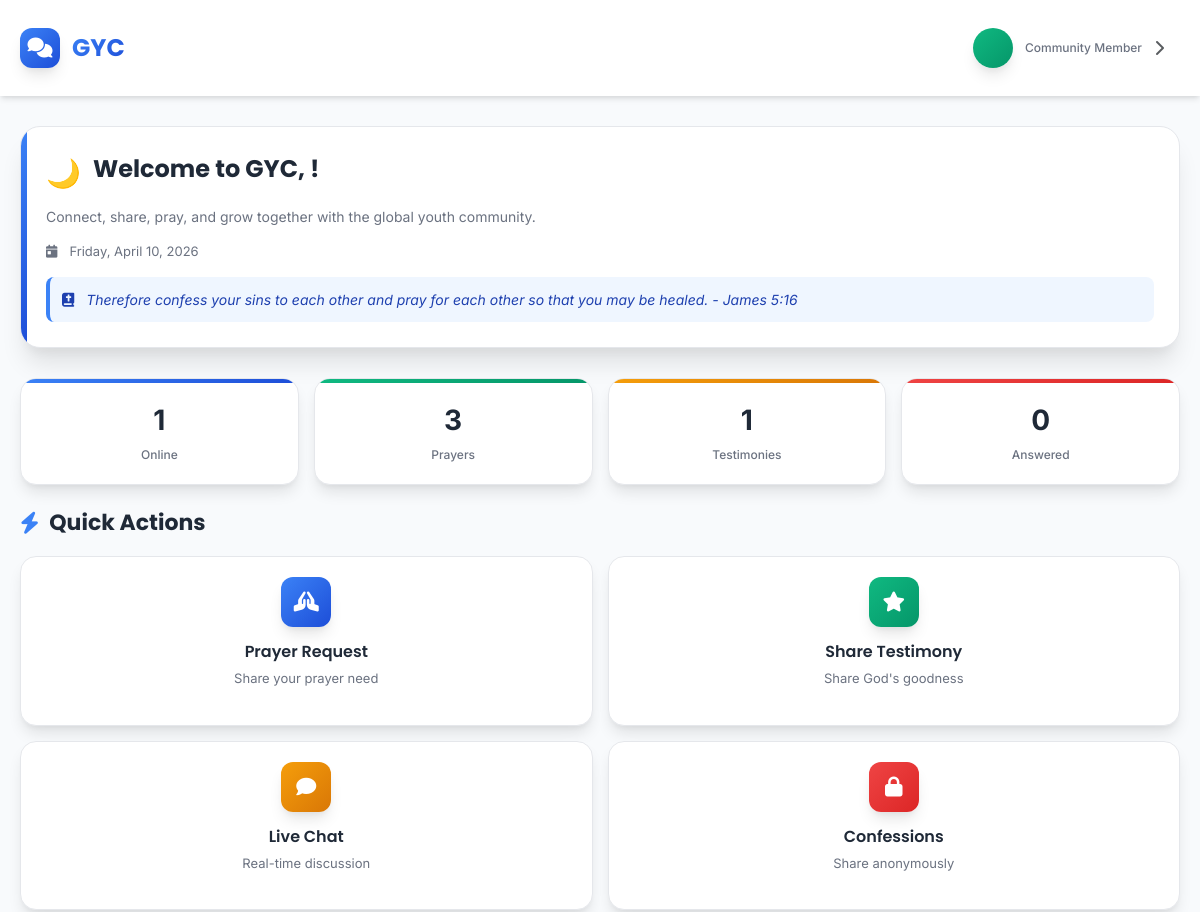
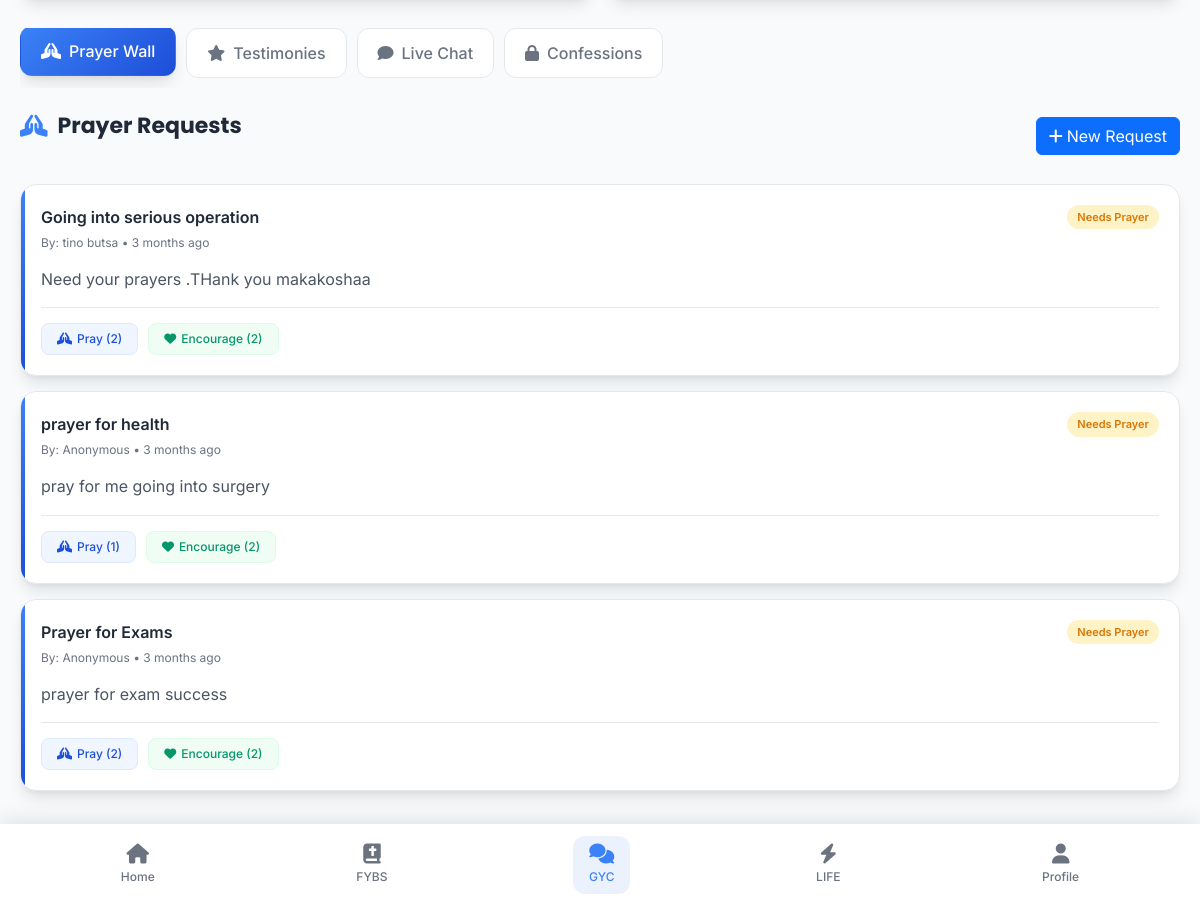
The app's page /gyc.php (signed in) with its own data (2 pictures, top to bottom).
### tables this page shows
CREATE TABLE `prayer_requests` (
  `id` int(11) NOT NULL,
  `user_id` int(11) DEFAULT NULL,
  `title` varchar(200) NOT NULL,
  `content` text NOT NULL,
  `is_anonymous` tinyint(1) DEFAULT 0,
  `status` enum('pending','answered') DEFAULT 'pending',
  `praise_report` text DEFAULT NULL,
  `prayer_count` int(11) DEFAULT 0,
  `encourage_count` int(11) DEFAULT 0,
  `comment_count` int(11) DEFAULT 0,
  `created_at` timestamp NOT NULL DEFAULT current_timestamp(),
  `updated_at` timestamp NOT NULL DEFAULT current_timestamp() ON UPDATE current_timestamp()
);

CREATE TABLE `users` (
  `id` int(11) NOT NULL,
  `full_name` varchar(100) NOT NULL,
  `email` varchar(100) NOT NULL,
  `password` varchar(255) NOT NULL,
  `created_at` timestamp NOT NULL DEFAULT current_timestamp(),
  `role` enum('admin','editor','user') DEFAULT 'user'
);

### gyc.php (the view, shortened to what this page needs)
<?php
include "config.php";
if (isset($_SESSION['full_name']) && !empty($_SESSION['full_name'])) {
    $user_name = $_SESSION['full_name'];
} elseif (isset($_SESSION['email'])) {
    $email = $_SESSION['email'];
    $name_part = explode('@', $email)[0];
    $user_name = ucwords(str_replace('.', ' ', $name_part));
} else {
    $user_name = "User";
}
$first_name = explode(' ', $user_name)[0];
$current_hour = date('H');
if ($current_hour < 12) {
    $greeting = "Good Morning";
    $greeting_icon = "☀️";
} elseif ($current_hour < 17) {
    $greeting = "Good Afternoon";
    $greeting_icon = "🌤️";
} else {
    $greeting_icon = "🌙";
}
$day_of_week = date('l');
$date = date('F j, Y');
$online_count = 0;
$prayer_count = 0;
$testimony_count = 0;
$answered_count = 0;
$prayer_sql = "SELECT COUNT(*) as count FROM prayer_requests";
$prayer_result = mysqli_query($conn, $prayer_sql);
if ($prayer_result) {
    $prayer_row = mysqli_fetch_assoc($prayer_result);
    $prayer_count = $prayer_row['count'];
}
$testimony_sql = "SELECT COUNT(*) as count FROM testimonies";
$testimony_result = mysqli_query($conn, $testimony_sql);
if ($testimony_result) {
    $testimony_row = mysqli_fetch_assoc($testimony_result);
    $testimony_count = $testimony_row['count'];
}
$answered_sql = "SELECT COUNT(*) as count FROM prayer_requests WHERE status = 'answered'";
$answered_result = mysqli_query($conn, $answered_sql);
if ($answered_result) {
    $answered_row = mysqli_fetch_assoc($answered_result);
    $answered_count = $answered_row['count'];
}
$online_sql = "SELECT COUNT(DISTINCT admin_id) as count FROM admin_logs
               WHERE created_at >= NOW() - INTERVAL 5 MINUTE";
$online_result = mysqli_query($conn, $online_sql);
if ($online_result) {
    $online_row = mysqli_fetch_assoc($online_result);
    $online_count = $online_row['count'] ?: 1;
}
$verses = [
    "For where two or three gather in my name, there am I with them. - Matthew 18:20",
    "Pray without ceasing. - 1 Thessalonians 5:17",
    "Rejoice always, pray continually, give thanks in all circumstances. - 1 Thessalonians 5:16-18",
    "Do not be anxious about anything, but in every situation, by prayer and petition, with thanksgiving, present your requests to God. - Philippians 4:6",
    "Therefore confess your sins to each other and pray for each other so that you may be healed. - James 5:16"
];
$daily_verse = $verses[date('z') % count($verses)];
?>
<!DOCTYPE html>
<html lang="en">
<head>
    <link href="https://cdn.jsdelivr.net/npm/bootstrap@5.3.2/dist/css/bootstrap.min.css" rel="stylesheet">
    <link rel="stylesheet" href="https://cdnjs.cloudflare.com/ajax/libs/font-awesome/6.4.0/css/all.min.css">
</head>
<body>
    <header class="main-header">
        <div class="header-content">
            <div class="app-logo">
                <div class="logo-icon">
                    <i class="fas fa-comments"></i>
                </div>
                <div class="logo-text">GYC</div>
            </div>
            <div class="user-profile" onclick="window.location.href='profile.php'">
                <div class="user-avatar">
                </div>
                <div class="user-info">
                    <div class="user-role">Community Member</div>
                </div>
                <i class="fas fa-chevron-right text-muted"></i>
            </div>
        </div>
    </header>
    <main class="main-container">
        <section class="welcome-section">
            <div class="welcome-card">
                <div class="greeting-text">
                    <span class="greeting-icon"><?php echo $greeting_icon; ?></span>
                    <h1 class="greeting-title">Welcome to GYC, <?php echo htmlspecialchars($first_name); ?>!</h1>
                </div>
                <p class="greeting-subtitle">Connect, share, pray, and grow together with the global youth community.</p>
                <div class="date-info">
                    <i class="fas fa-calendar-day"></i>
                    <span><?php echo $day_of_week; ?>, <?php echo $date; ?></span>
                </div>
                <div class="daily-verse">
                    <i class="fas fa-book-bible me-2"></i>
                    <?php echo $daily_verse; ?>
                </div>
            </div>
        </section>
        <section class="stats-section">
            <div class="stats-grid">
                <div class="stat-card">
                    <div class="stat-value" id="onlineCount"><?php echo $online_count; ?></div>
                    <div class="stat-label">Online</div>
                </div>
                <div class="stat-card">
                    <div class="stat-value" id="prayerCount"><?php echo $prayer_count; ?></div>
                    <div class="stat-label">Prayers</div>
                </div>
                <div class="stat-card">
                    <div class="stat-value" id="testimonyCount"><?php echo $testimony_count; ?></div>
                    <div class="stat-label">Testimonies</div>
                </div>
                <div class="stat-card">
                    <div class="stat-value" id="answeredCount"><?php echo $answered_count; ?></div>
                    <div class="stat-label">Answered</div>
                </div>
            </div>
        </section>
        <section class="actions-section">
            <h2 class="section-title">
                <i class="fas fa-bolt"></i>
                Quick Actions
            </h2>
            <div class="actions-grid">
                <div class="action-card" data-bs-toggle="modal" data-bs-target="#prayerModal">
                    <div class="action-icon">
                        <i class="fas fa-hands-praying"></i>
                    </div>
                    <h3 class="action-title">Prayer Request</h3>
                    <p class="action-desc">Share your prayer need</p>
                </div>
                <div class="action-card" data-bs-toggle="modal" data-bs-target="#testimonyModal">
                    <div class="action-icon">
                        <i class="fas fa-star"></i>
                    </div>
                    <h3 class="action-title">Share Testimony</h3>
                    <p class="action-desc">Share God's goodness</p>
                </div>
                <div class="action-card" onclick="showTab('chat')">
                    <div class="action-icon">
                        <i class="fas fa-comment"></i>
                    </div>
                    <h3 class="action-title">Live Chat</h3>
                    <p class="action-desc">Real-time discussion</p>
                </div>
                <div class="action-card" onclick="showConfessions()">
                    <div class="action-icon">
                        <i class="fas fa-lock"></i>
                    </div>
                    <h3 class="action-title">Confessions</h3>
                    <p class="action-desc">Share anonymously</p>
                </div>
            </div>
        </section>
        <section class="tabs-container">
            <div class="tabs-nav">
                <button class="tab-btn active" onclick="showTab('prayer')">
                    <i class="fas fa-hands-praying"></i>
                    Prayer Wall
                </button>
                <button class="tab-btn" onclick="showTab('testimony')">
                    <i class="fas fa-star"></i>
                    Testimonies
                </button>
                <button class="tab-btn" onclick="showTab('chat')">
                    <i class="fas fa-comment"></i>
                    Live Chat
                </button>
                <button class="tab-btn" onclick="showTab('confession')">
                    <i class="fas fa-lock"></i>
                    Confessions
                </button>
            </div>
        </section>
        <div id="tabContent">
            <div class="tab-content active" id="prayerTab">
                <div class="d-flex justify-content-between align-items-center mb-4">
                    <h3 class="section-title">
                        <i class="fas fa-hands-praying"></i>
                        Prayer Requests
                    </h3>
                    <button class="btn btn-primary" data-bs-toggle="modal" data-bs-target="#prayerModal">
                        <i class="fas fa-plus me-1"></i>New Request
                    </button>
                </div>
                <div id="prayerRequests">
                    <?php
                    $prayers_sql = "SELECT p.*, u.full_name FROM prayer_requests p
                                   LEFT JOIN users u ON p.user_id = u.id
                                   ORDER BY p.created_at DESC LIMIT 10";
                    $prayers_result = mysqli_query($conn, $prayers_sql);
                    if (mysqli_num_rows($prayers_result) > 0) {
                        while ($prayer = mysqli_fetch_assoc($prayers_result)) {
                            $is_anonymous = $prayer['is_anonymous'] == 1;
                            $author_name = $is_anonymous ? 'Anonymous' : htmlspecialchars($prayer['full_name'] ?? 'User');
                            $time_ago = timeAgo($prayer['created_at']);
                            $status_class = $prayer['status'] == 'answered' ? 'answered' : 'pending';
                            $status_text = $prayer['status'] == 'answered' ? 'Answered' : 'Needs Prayer';
                            $pray_count_sql = "SELECT COUNT(*) as count FROM prayer_interactions
                                              WHERE prayer_id = {$prayer['id']} AND interaction_type = 'prayed'";
                            $pray_result = mysqli_query($conn, $pray_count_sql);
                            $pray_count = $pray_result ? mysqli_fetch_assoc($pray_result)['count'] : 0;
                            $encourage_count_sql = "SELECT COUNT(*) as count FROM prayer_interactions
                                                   WHERE prayer_id = {$prayer['id']} AND interaction_type = 'encouraged'";
                            $encourage_result = mysqli_query($conn, $encourage_count_sql);
                            $encourage_count = $encourage_result ? mysqli_fetch_assoc($encourage_result)['count'] : 0;
                            ?>
                            <div class="content-card prayer" data-id="<?php echo $prayer['id']; ?>">
                                <div class="content-header">
                                    <div>
                                        <div class="content-title"><?php echo htmlspecialchars($prayer['title']); ?></div>
                                        <div class="content-meta">By: <?php echo $author_name; ?> • <?php echo $time_ago; ?></div>
                                    </div>
                                    <span class="badge-status <?php echo $status_class; ?>"><?php echo $status_text; ?></span>
                                </div>
                                <div class="content-body">
                                    <?php echo nl2br(htmlspecialchars($prayer['content'])); ?>
                                </div>
                                <div class="content-footer">
                                    <div class="content-actions">
                                        <button class="btn-action pray" onclick="handlePray(<?php echo $prayer['id']; ?>)">
                                            <i class="fas fa-hands-praying"></i> Pray (<?php echo $pray_count; ?>)
                                        </button>
                                        <button class="btn-action encourage" onclick="handleEncourage(<?php echo $prayer['id']; ?>)">
                                            <i class="fas fa-heart"></i> Encourage (<?php echo $encourage_count; ?>)
                                        </button>
                                    </div>
                                </div>
                            </div>
                            <?php
                        }
                    }
                    ?>
                </div>
            </div>
        </div>
    </main>
    <nav class="bottom-nav">
        <div class="nav-items">
            <a href="index.php" class="nav-item">
                <i class="fas fa-home nav-icon"></i>
                <span class="nav-label">Home</span>
            </a>
            <a href="fybs.php" class="nav-item">
                <i class="fas fa-book-bible nav-icon"></i>
                <span class="nav-label">FYBS</span>
            </a>
            <a href="gyc.php" class="nav-item active">
                <i class="fas fa-comments nav-icon"></i>
                <span class="nav-label">GYC</span>
            </a>
            <a href="life.php" class="nav-item">
                <i class="fas fa-bolt nav-icon"></i>
                <span class="nav-label">LIFE</span>
            </a>
            <a href="profile.php" class="nav-item">
                <i class="fas fa-user nav-icon"></i>
                <span class="nav-label">Profile</span>
            </a>
        </div>
    </nav>
</body>
</html>
<?php
function timeAgo($datetime) {
    $time = strtotime($datetime);
    $time_difference = time() - $time;
    $condition = [
        12 * 30 * 24 * 60 * 60  => 'year',
        30 * 24 * 60 * 60       => 'month',
        24 * 60 * 60            => 'day',
        60 * 60                 => 'hour',
        60                      => 'minute',
        1                       => 'second'
    ];
    foreach ($condition as $secs => $str) {
        $d = $time_difference / $secs;
        if ($d >= 1) {
            $t = round($d);
            return $t . ' ' . $str . ($t > 1 ? 's' : '') . ' ago';
        }
    }
}
?>

### records on screen
prayer_requests: title "Going into serious operation", user.full_name "tino butsa", created_at "3 months ago", status "Needs Prayer", content "Need your prayers .THank you makakoshaa", pray_count "2", encourage_count "2"
prayer_requests: title "prayer for health", is_anonymous "Anonymous", created_at "3 months ago", status "Needs Prayer", content "pray for me going into surgery", pray_count "1", encourage_count "2"
prayer_requests: title "Prayer for Exams", is_anonymous "Anonymous", created_at "3 months ago", status "Needs Prayer", content "prayer for exam success", pray_count "2", encourage_count "2"

### other values on screen
$greeting_icon "🌙"
$daily_verse "Therefore confess your sins to each other and pray for each other so that you may be healed. - James 5:16"
$online_count "1"
$prayer_count "3"
$testimony_count "1"
$answered_count "0"
